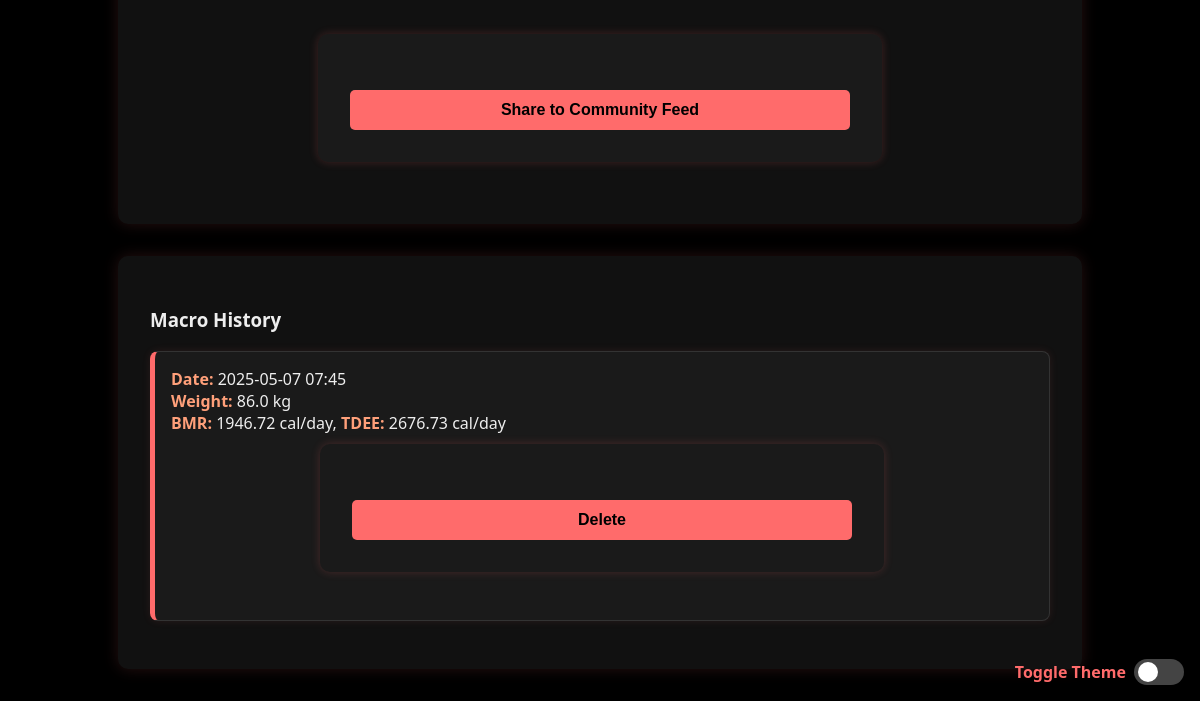
The app's page /profile (signed in, lower part), older data.
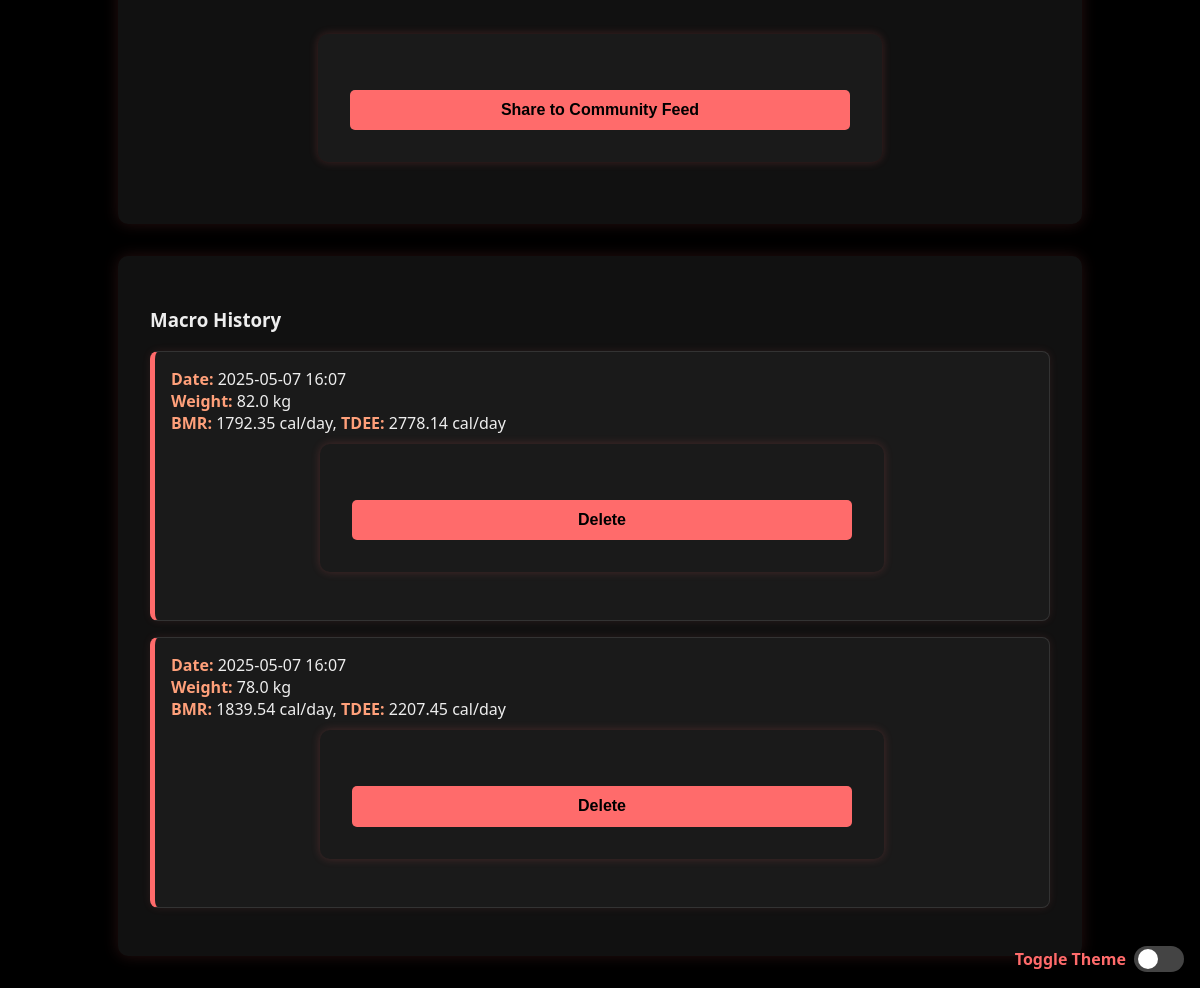
The same page, newer data.
### app/models.py (models this page shows)
class MacroPost(db.Model):
    id = db.Column(db.Integer, primary_key=True)
    gender = db.Column(db.String(10), nullable=False)
    age = db.Column(db.Integer, nullable=False)
    weight = db.Column(db.Float, nullable=False)
    height = db.Column(db.Float, nullable=False)
    bmr = db.Column(db.Float, nullable=False)
    tdee = db.Column(db.Float, nullable=False)
    timestamp = db.Column(db.DateTime, server_default=db.func.now())
    user_id = db.Column(db.Integer, db.ForeignKey('user.id'), nullable=False)
    user = db.relationship('User', backref=db.backref('macroposts', lazy=True))

### app/routes.py (the view)
@app.route("/profile")
@login_required
def profile():
    macro_posts = MacroPost.query.filter_by(user_id=current_user.id).order_by(MacroPost.timestamp.desc()).all()
    return render_template("profile.html", user=current_user, macro_posts=macro_posts)

### app/__init__.py (called while the page is built)
@login_manager.user_loader
def load_user(user_id):
    return User.query.get(int(user_id))

### app/templates/profile.html (shortened to what this page needs)
{% extends "base.html" %}
{% block content %}
<div class="profile-container">
    <section class="graph">
        <form action="{{ url_for('share_to_feed') }}" method="POST" style="margin-bottom: 30px;">
                    <button type="submit">Share to Community Feed</button>
        </form>
    </section>
    <section class="macro-history">
        <h3>Macro History</h3>
        {% if macro_posts %}
            <ul>
                {% for post in macro_posts %}
                    <li>
                        <strong>Date:</strong> {{ post.timestamp.strftime('%Y-%m-%d %H:%M') }}<br>
                        <strong>Weight:</strong> {{ post.weight }} kg<br>
                        <strong>BMR:</strong> {{ post.bmr }} cal/day,
                        <strong>TDEE:</strong> {{ post.tdee }} cal/day
                        <form action="{{ url_for('delete_macro_post', post_id=post.id) }}" method="POST" style="margin-top: 10px;">
                            <button type="submit" onclick="return confirm('Are you sure you want to delete this entry?');">Delete</button>
                        </form>
                    </li>
                {% endfor %}
            </ul>
        {% else %}
            <p>You haven't saved any results yet.</p>
        {% endif %}
    </section>
</div>
<div class="theme-toggle">
    <label class="theme-label" for="theme-switch">Toggle Theme</label>
    <label class="switch">
        <span class="slider"></span>
    </label>
</div>
{% endblock %}

### app/templates/base.html (shortened to what this page needs)
<!DOCTYPE html>
<html lang="en">
<head>
  <link rel="stylesheet" href="./static/css/style.css" />
</head>
<body>
  <main>
    {% block content %}
    {% endblock %}
  </main>
</body>
</html>

### app/static/css/style.css (style rules this page uses)
body { background-color: #000; color: #eee; font-family: 'Segoe UI', Tahoma, Geneva, Verdana, sans-serif; margin: 0; padding: 0; }
form { background-color: #1a1a1a; padding: 2rem; border-radius: 10px; max-width: 500px; margin: 2rem auto; box-shadow: 0 0 10px rgba(255, 107, 107, 0.2); }
label { font-weight: bold; display: block; margin-top: 1rem; color: #ff6b6b; }
input, select, button { width: 100%; padding: 0.7rem; margin-top: 0.5rem; border-radius: 5px; border: none; background-color: #333; color: #fff; font-size: 1rem; }
button { background-color: #ff6b6b; color: #000; font-weight: bold; margin-top: 1.5rem; cursor: pointer; transition: background-color 0.3s; }
section { background-color: #111; color: #eee; max-width: 900px; margin: 2rem auto; padding: 2rem; border-radius: 10px; box-shadow: 0 0 15px rgba(255, 107, 107, 0.15); }
.macro-history ul { list-style: none; padding: 0; margin: 0; }
.macro-history li { background-color: #1a1a1a; border: 1px solid #333; border-left: 5px solid #ff6b6b; border-radius: 8px; padding: 1rem; margin-bottom: 1rem; box-shadow: 0 0 8px rgba(255, 107, 107, 0.1); transition: transform 0.2s ease; }
.macro-history strong { color: #ffa07a; }
.theme-toggle { position: fixed; bottom: 1rem; right: 1rem; display: flex; align-items: center; gap: 0.5rem; z-index: 10000; }
.theme-label { color: #ff6b6b; font-weight: bold; }
.switch { position: relative; display: inline-block; width: 50px; height: 26px; }
.slider { position: absolute; cursor: pointer; top: 0; left: 0; right: 0; bottom: 0; background-color: #444; transition: 0.4s; border-radius: 34px; }
.slider::before { position: absolute; content: ""; height: 20px; width: 20px; left: 4px; bottom: 3px; background-color: white; transition: 0.4s; border-radius: 50%; }

Row changes from the older to the newer data that the page shows:
removed MacroPost: timestamp "2025-05-07 07:45", weight "86.0", bmr "1946.72", tdee "2676.73"
added MacroPost: timestamp "2025-05-07 16:07", weight "82.0", bmr "1792.35", tdee "2778.14"
added MacroPost: timestamp "2025-05-07 16:07", weight "78.0", bmr "1839.54", tdee "2207.45"
